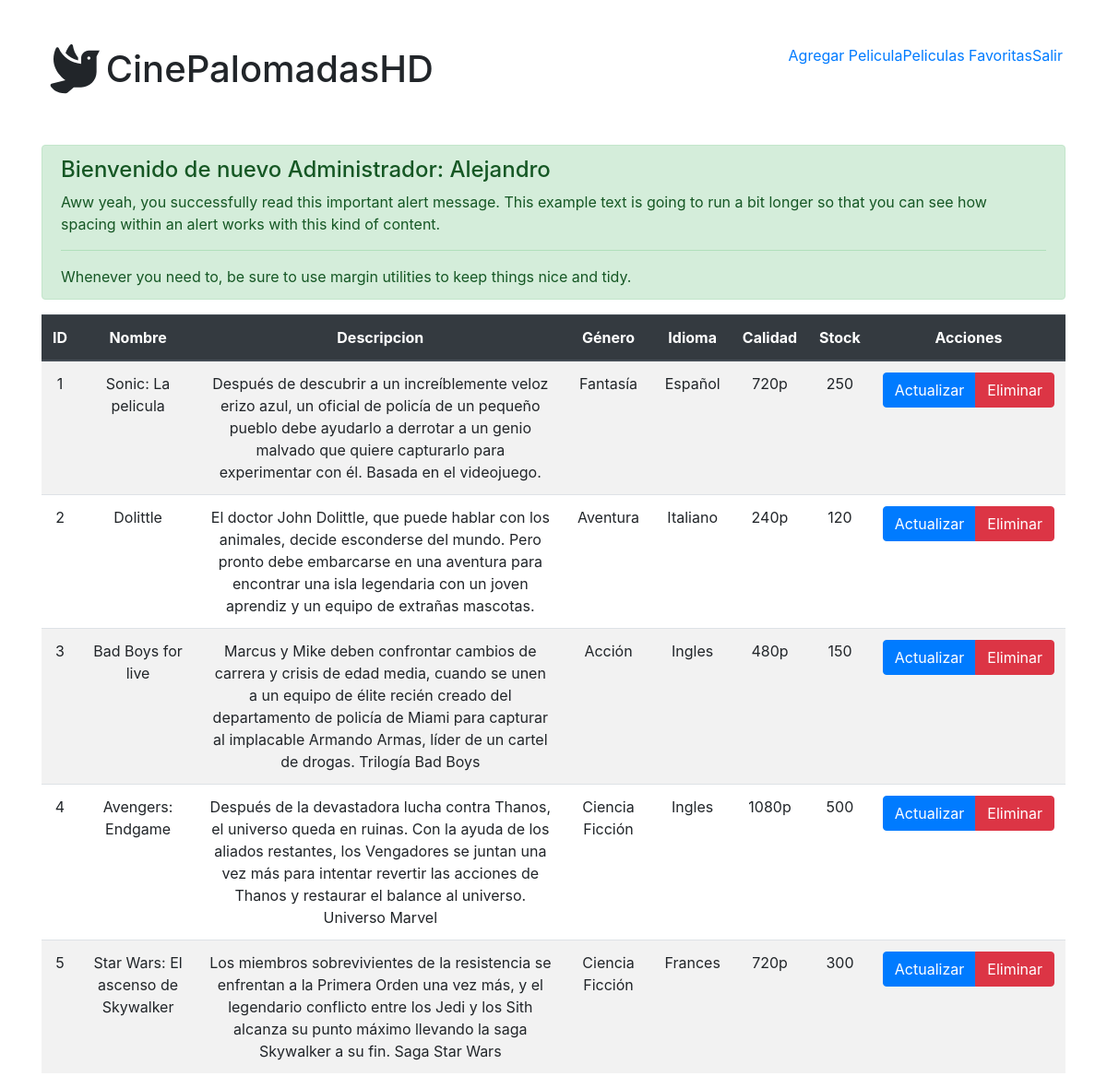
The app's page /Home/home (signed in) with its own data.
### tables this page shows
CREATE TABLE `peliculas` (
  `idPelicula` int(11) NOT NULL,
  `nombre` varchar(100) NOT NULL,
  `descripcion` text NOT NULL,
  `idCategoria` int(11) NOT NULL,
  `idioma` varchar(25) NOT NULL,
  `idCalidad` int(11) NOT NULL,
  `precioCompra` decimal(3,2) NOT NULL,
  `precioAlquiler` decimal(3,2) NOT NULL,
  `stock` int(11) NOT NULL,
  `imagen` text NOT NULL,
  `disponibilidad` tinyint(1) NOT NULL
);

CREATE TABLE `categoria` (
  `idCategoria` int(11) NOT NULL,
  `nombreCategoria` varchar(100) NOT NULL
);

CREATE TABLE `calidad` (
  `idCalidad` int(11) NOT NULL,
  `calidad` varchar(10) NOT NULL
);

### controllers/HomeController.php (called while the page is built, shortened)
<?php
class HomeController
{
    public function home()
    {
        require_once "models/Pelicula.php";
        $pelicula = new Pelicula();
        $pelis = $pelicula->showMovies();
        require_once "views/home.php";
    }
}

### database/Conexion.php (called while the page is built, shortened)
<?php
class Conexion
{
    public function __construct()
    {
        try {
            $this->conn = new PDO("mysql:host=".DB_HOST.";dbname=".DB_NAME."", DB_USER, DB_PASSWORD);
            $this->conn->setAttribute(PDO::ATTR_ERRMODE, PDO::ERRMODE_EXCEPTION);
            $this->conn->exec("SET CHARACTER SET ".DB_CHARSET);
            return $this->conn;
        } catch (Exception $e) {
            print "!Error¡: " . $e->getMessage() . "</br>";
            die();
        }
    }
}

### models/Pelicula.php (called while the page is built, shortened)
<?php
require_once 'database/Conexion.php';
class Pelicula extends Conexion
{
    public function showMovies()
    {
        $sql_leer = "SELECT * FROM ((peliculas INNER JOIN calidad ON peliculas.idCalidad = calidad.idCalidad) INNER JOIN categoria ON peliculas.idCategoria = categoria.idCategoria);";
        $list = $this->conn->prepare($sql_leer);
        $list->execute();
        $resultado = $list->fetchAll(PDO::FETCH_ASSOC);
        return $resultado;
    }
}

### views/home.php (the view, shortened to what this page needs)
<main>
    <div class="container">
        <?php if (isset($_SESSION["nombre"]) && isset($_SESSION["rol"])) : ?>
            <?php if ($_SESSION["rol"] != "Usuario") : ?>
                <div class="alert alert-success" role="alert">
                    <h4 class="alert-heading">Bienvenido de nuevo Administrador: <?= $_SESSION["nombre"] ?></h4>
                    <p>Aww yeah, you successfully read this important alert message. This example text is going to run a bit longer so that you can see how spacing within an alert works with this kind of content.</p>
                    <hr>
                    <p class="mb-0">Whenever you need to, be sure to use margin utilities to keep things nice and tidy.</p>
                </div>
                <table class="table table-striped text-center">
                    <thead class="thead-dark">
                        <tr>
                            <th scope="col">ID</th>
                            <th scope="col">Nombre</th>
                            <th scope="col">Descripcion</th>
                            <th scope="col">Género</th>
                            <th scope="col">Idioma</th>
                            <th scope="col">Calidad</th>
                            <th scope="col">Stock</th>
                            <th scope="col">Acciones</th>
                        </tr>
                    </thead>
                    <tbody>
                        <?php foreach ($pelis as $key) : ?>
                            <tr>
                                <td><?= $key["idPelicula"] ?></td>
                                <td><?= $key["nombre"] ?></td>
                                <td><?= $key["descripcion"] ?></td>
                                <td><?= $key["nombreCategoria"] ?></td>
                                <td><?= $key["idioma"] ?></td>
                                <td><?= $key["calidad"] ?></td>
                                <td><?= $key["stock"] ?></td>
                                <td>
                                    <div class="btn-group" role="group" aria-label="Basic example">
                                        <a href="<?php echo BASE_DIR . "Pelicula/update&id=" . $key["idPelicula"] ?>" type="button" class="btn btn-primary">
                                            Actualizar
                                        </a>
                                        <a href="<?= BASE_DIR ?>Pelicula/delete&id=<?= $key["id"] ?>" type="button" class="btn btn-danger">
                                            Eliminar
                                        </a>
                                    </div>
                                </td>
                            </tr>
                        <?php endforeach ?>
                    </tbody>
                </table>
            <?php endif ?>
        <?php endif ?>
    </div>
</main>

### records on screen
peliculas: idPelicula "1", nombre "Sonic: La pelicula", descripcion "Después de descubrir a un increíblemente veloz erizo azul, un oficial de policía de un pequeño pueblo debe ayudarlo a derrotar a un genio malvado que quiere capturarlo para experimentar con él. Basada en el videojuego.", idCategoria.nombreCategoria "Fantasía", idioma "Español", idCalidad.calidad "720p", stock "250"
peliculas: idPelicula "2", nombre "Dolittle", descripcion "El doctor John Dolittle, que puede hablar con los animales, decide esconderse del mundo. Pero pronto debe embarcarse en una aventura para encontrar una isla legendaria con un joven aprendiz y un equipo de extrañas mascotas.", idCategoria.nombreCategoria "Aventura", idioma "Italiano", idCalidad.calidad "240p", stock "120"
peliculas: idPelicula "3", nombre "Bad Boys for live", descripcion "Marcus y Mike deben confrontar cambios de carrera y crisis de edad media, cuando se unen a un equipo de élite recién creado del departamento de policía de Miami para capturar al implacable Armando Armas, líder de un cartel de drogas. Trilogía Bad Boys", idCategoria.nombreCategoria "Acción", idioma "Ingles", idCalidad.calidad "480p", stock "150"
peliculas: idPelicula "4", nombre "Avengers: Endgame", descripcion "Después de la devastadora lucha contra Thanos, el universo queda en ruinas. Con la ayuda de los aliados restantes, los Vengadores se juntan una vez más para intentar revertir las acciones de Thanos y restaurar el balance al universo. Universo Marvel", idCategoria.nombreCategoria "Ciencia Ficción", idioma "Ingles", idCalidad.calidad "1080p", stock "500"
peliculas: idPelicula "5", nombre "Star Wars: El ascenso de Skywalker", descripcion "Los miembros sobrevivientes de la resistencia se enfrentan a la Primera Orden una vez más, y el legendario conflicto entre los Jedi y los Sith alcanza su punto máximo llevando la saga Skywalker a su fin. Saga Star Wars", idCategoria.nombreCategoria "Ciencia Ficción", idioma "Frances", idCalidad.calidad "720p", stock "300"

### other values on screen
$_SESSION["nombre"] "Alejandro"
